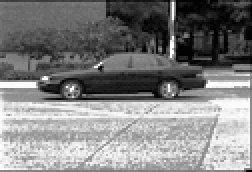
#> input picture cv/packt_learn_ocv4/ch07/CarData/TestImages/test-101.pgm, 126 x 86 px, given in place of the camera (shown 2 times larger)
$ python cameo.py   (older library calls are emulated)
#> lines starting #> are read from the running program, lines starting #| are printed output that depends on the picture
### cv/packt_learn_ocv4/ch03/cameo/managers.py
import cv2
import numpy
import time

class CaptureManager(object):
    def __init__(self, capture, previewWindowManager=None, shouldMirrorPreview=False) -> None:
        self.previewWindowManager = previewWindowManager
        self.shouldMirrorPreview = shouldMirrorPreview
        self._capture = capture
        self._channel = 0
        self._enteredFrame = False
        self._frame = None
        self._imageFilename = None
        self._videoFilename = None
        self._videoEncoding = None
        self._videoWriter = None
        self._startTime = None
        self._framesElapsed = 0
        self._fpsEstimate = None

    @property
    def channel(self):
        return self._channel
    # [5 lines left out: function channel, not called in this run]

    @property
    def frame(self):
        if self._enteredFrame and self._frame is None:
            _, self._frame = self._capture.retrieve(self._frame, self.channel)
        return self._frame

    @property
    def isWritingImage(self):
        return self._imageFilename is not None

    @property
    def isWritingVideo(self):
        return self._videoFilename is not None

    def enterFrame(self):
        """Capture the next frame, if any."""
        # But first, check that any previous frame was exited.
        assert not self._enteredFrame, 'previous enterFrame() has no matching exit frame'
        if self._capture is not None:
            self._enteredFrame = self._capture.grab()

    # [36 lines left out: function exitFrame, not called in this run]

    def writeImage(self, filename):
        """Write the next exited frame to an image file."""
        self._imageFilename = filename

    # [31 lines left out: functions startWritingVideo, stopWritingVideo, _writeVideoFrame, not called in this run]

class WindowManager(object):
    def __init__(self, windowName, keypressCallback = None) -> None:
#> called with windowName = 'Cameo'
        self.keypressCallback = keypressCallback
        self._windowName = windowName
        self._isWindowCreated = False

    @property
    def isWindowCreated(self):
        return self._isWindowCreated

    def createWindow(self):
        cv2.namedWindow(self._windowName)
        self._isWindowCreated = True

    def show(self, frame):
        cv2.imshow(self._windowName, frame)

    def destroyWindow(self):
        cv2.destroyWindow(self._windowName)
        self._isWindowCreated = False

    # [4 lines left out: function processEvents, not called in this run]

### cv/packt_learn_ocv4/ch03/cameo/filters.py
import cv2
import numpy
import utils

def strokeEdges(src, dst, blurKsize=7, edgeKsize=5):
    if blurKsize >= 3:
        blurredScr = cv2.medianBlur(src, blurKsize)
        graySrc = cv2.cvtColor(blurredScr, cv2.COLOR_BGR2GRAY)
    else:
        graySrc = cv2.cvtColor(src, cv2.COLOR_BGR2GRAY)

    cv2.Laplacian(graySrc, cv2.CV_8U, graySrc, ksize=edgeKsize)
    normalizedInverseAlpha = (1.0/255) * (255 - graySrc)
    channels = cv2.split(src)
    for channel in channels:
        channel[:] = channel * normalizedInverseAlpha
    cv2.merge(channels, dst)

class VConvolutionFilter(object):
    """A filter that applies a convolution to V (or all of BGR)."""

    def __init__(self, kernel) -> None:
        self._kernel = kernel

    def apply(self, src, dst):
        """Apply the filter with a BGR or gray source/destination."""
        cv2.filter2D(src, -1, self._kernel, dst)

class SharpenFilter(VConvolutionFilter):
    """A sharpen filter with a 1-pixel radius."""

    # [5 lines left out: function __init__, not called in this run]

class FindEdgesFilter(VConvolutionFilter):
    """An edge-finding filter with a 1-pixel radius."""

    # [5 lines left out: function __init__, not called in this run]

class BlurFilter(VConvolutionFilter):
    """A blur filter with a 2-pixel radius."""

    # [7 lines left out: function __init__, not called in this run]

class EmbossFilter(VConvolutionFilter):
    """An emboss filter with a 1-pixel radius."""

    # [5 lines left out: function __init__, not called in this run]

class BGRFuncFilter(object):
    """A filter that applies different functions to each of BGR."""

    # [9 lines left out: function __init__, not called in this run]

    def apply(self, src, dst):
        """Apply the filter with a BGR source/destination."""
        b, g, r = cv2.split(src)
        utils.applyLookupArray(self._bLookupArray, b, b)
        utils.applyLookupArray(self._gLookupArray, g, g)
        utils.applyLookupArray(self._rLookupArray, r, r)
        cv2.merge([b, g, r], dst)

class BGRCurveFilter(BGRFuncFilter):
    """A filter that applies different curves to each of BGR."""

    def __init__(self, vPoints=None, bPoints=None,
                 gPoints=None, rPoints=None, dtype=numpy.uint8):
        BGRFuncFilter.__init__(self,
                               utils.createCurveFunc(vPoints),
                               utils.createCurveFunc(bPoints),
                               utils.createCurveFunc(gPoints),
                               utils.createCurveFunc(rPoints), dtype)
#> (this line was passed over: utils is not available in this run)

class BGRProviaCurveFilter(BGRCurveFilter):
    """A filter that applies Provia-like curves to BGR."""

    def __init__(self, dtype=numpy.uint8):
        BGRCurveFilter.__init__(
            self,
            bPoints=[(0,0),(35,25),(205,227),(255,255)],
            gPoints=[(0,0),(27,21),(196,207),(255,255)],
            rPoints=[(0,0),(59,54),(202,210),(255,255)],
            dtype=dtype)

### cv/packt_learn_ocv4/ch03/cameo/cameo.py
import cv2
from managers import WindowManager, CaptureManager
import filters

class Cameo(object):
    def __init__(self) -> None:
        self._windowManager = WindowManager('Cameo', self.onKeypress)
        self._captureManager = CaptureManager(cv2.VideoCapture(0), self._windowManager, True)
        self._curveFilter = filters.BGRProviaCurveFilter()

    def run(self):
        self._windowManager.createWindow()
        while self._windowManager.isWindowCreated:
            self._captureManager.enterFrame()
            frame = self._captureManager.frame
            if frame is not None:
                filters.strokeEdges(frame, frame)
                self._curveFilter.apply(frame, frame)
            self._captureManager.exitFrame()
            self._windowManager.processEvents()
#> this loop made 1 pass
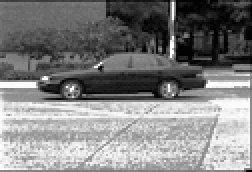
#> input picture cv/packt_learn_ocv4/ch07/CarData/TestImages/test-101.pgm, 126 x 86 px, given in place of the camera (shown 2 times larger)
#> pass 1, in strokeEdges, `blurredScr = cv2.medianBlur(src, blurKsize)`:
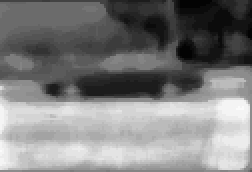
#> blurredScr: shape (86, 126, 3) (shown 2 times larger); min 3, max 251, mean 126.5
#> pass 1, in strokeEdges, `normalizedInverseAlpha = (1.0/255) * (255 - graySrc)`:
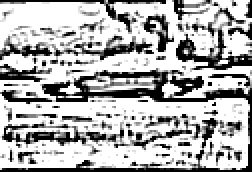
#> normalizedInverseAlpha: shape (86, 126) float64 (shown 2 times larger); min 0, max 1, mean 0.686
#> pass 1, in apply, `b, g, r = cv2.split(src)`:
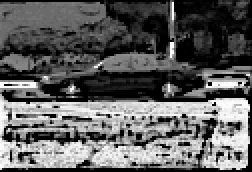
#> b: shape (86, 126) (shown 2 times larger); min 0, max 251, mean 94.6

    # [15 lines left out: function onKeypress, not called in this run]

if __name__ == '__main__':
#> (the run stopped early here; a loop or call above may not have finished)

$ run again, on cv/packt_learn_ocv4/ch07/CarData/TestImages/test-102.pgm
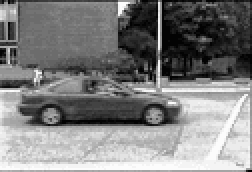
#> input picture cv/packt_learn_ocv4/ch07/CarData/TestImages/test-102.pgm, 126 x 86 px, given in place of the camera (shown 2 times larger)
#> the loop in run, `while self._windowManager.isWindowCreated:` made 1 pass
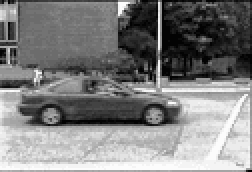
#> input picture cv/packt_learn_ocv4/ch07/CarData/TestImages/test-102.pgm, 126 x 86 px, given in place of the camera (shown 2 times larger)
#> pass 1, in strokeEdges, `normalizedInverseAlpha = (1.0/255) * (255 - graySrc)`:
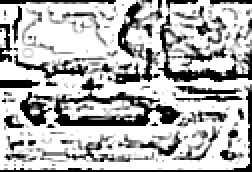
#> normalizedInverseAlpha: shape (86, 126) float64 (shown 2 times larger); min 0, max 1, mean 0.704
#> pass 1, in apply, `b, g, r = cv2.split(src)`:
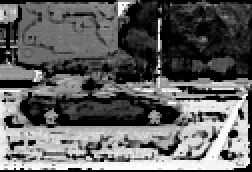
#> b: shape (86, 126) (shown 2 times larger); min 0, max 252, mean 97.1

$ run again, on cv/packt_learn_ocv4/ch07/CarData/TestImages/test-103.pgm
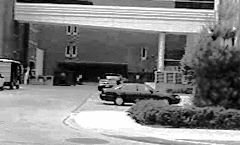
#> input picture cv/packt_learn_ocv4/ch07/CarData/TestImages/test-103.pgm, 240 x 145 px, given in place of the camera
#> the loop in run, `while self._windowManager.isWindowCreated:` made 1 pass
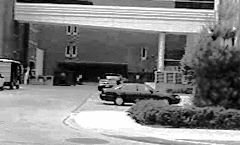
#> input picture cv/packt_learn_ocv4/ch07/CarData/TestImages/test-103.pgm, 240 x 145 px, given in place of the camera
#> pass 1, in strokeEdges, `normalizedInverseAlpha = (1.0/255) * (255 - graySrc)`:
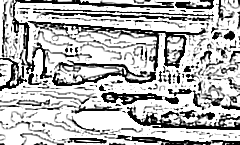
#> normalizedInverseAlpha: shape (145, 240) float64; min 0, max 1, mean 0.713
#> pass 1, in apply, `b, g, r = cv2.split(src)`:
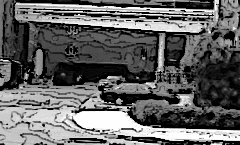
#> b: shape (145, 240); min 0, max 254, mean 99.3
